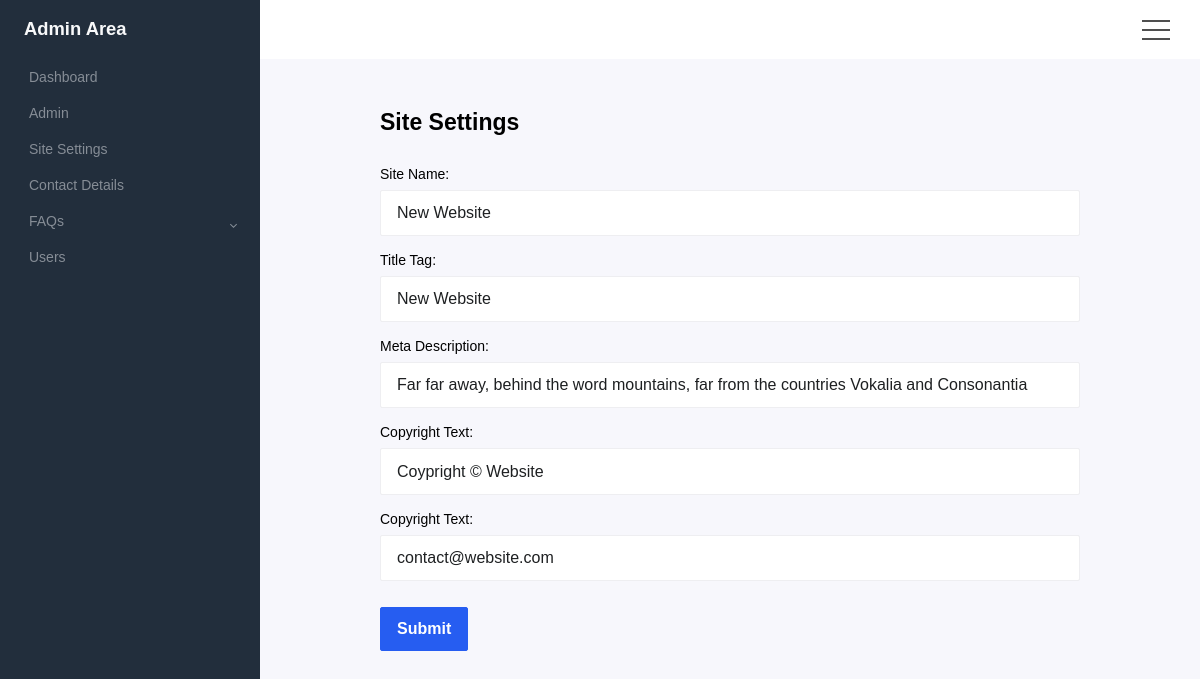
Screenshot of /admin/site-settings.php with the database file from the repository.
### tables this page shows
CREATE TABLE `site_settings` (
  `id` int NOT NULL,
  `sitename` varchar(255) DEFAULT NULL,
  `title_tag` varchar(255) DEFAULT NULL,
  `meta_description` varchar(255) DEFAULT NULL,
  `copyright_text` varchar(255) DEFAULT NULL,
  `contact` varchar(255) DEFAULT NULL
);

### Classes/Db.php (called while the page is built, shortened)
<?php
class Db {
    private $servername;
    private $username;
    private $password;
    private $dbname;
    public function con() {
        $config = require __DIR__ . '/../config.php';
        $server = $_SERVER['SERVER_NAME'];
        if($server == 'localhost') {
            $this->servername = $config['DB_SERVER_LOCAL'];
            $this->username = $config['DB_USER_LOCAL'];
            $this->password = $config['DB_PASS_LOCAL'];
            $this->dbname = $config['DB_NAME_LOCAL'];
        } else {
            $this->servername = $config['DB_SERVER_PROD'];
            $this->username = $config['DB_USER_PROD'];
            $this->password = $config['DB_PASS_PROD'];
            $this->dbname = $config['DB_NAME_PROD'];
        }
        try {
            $con = new \mysqli(
                $this->servername,
                $this->username,
                $this->password,
                $this->dbname
            );
            return $con;
        } catch (\Exception $e) {
            die("Connection error: " . $e->getMessage());
        }
        return $con;
    }
}

### Classes/SiteSettings.php (the view, shortened to what this page needs)
<?php
class SiteSettings extends Db {
    public function __construct() {
        $this->con = $this->con();
    }
    public function sitename() {
        $site_settings = $this->site_settings();
        $sitename = $site_settings['sitename'];
        return $sitename;
    }
    public function updateForm() {
        $site_settings = $this->site_settings();
        return "
        <form autocomplete='off' id='demo_form' class ='demo_form' method='POST'>
            <h4 class='form-title'>Site Settings</h4>
            <input type='hidden' name='update_site_settings' id='update_site_settings' value='true'>
            <div class ='mb-3'>
                <label class ='form-label' for='title'>Site Name: </label>
                <input type='text' name='sitename' id='sitename' class ='form-control' placeholder='Site Name' value='{$site_settings['sitename']}'>
            </div>
            <div class ='mb-3'>
                <label for='tags' class ='form-label'>Title Tag: </label>
                <input type='text' name='title_tag' id='title_tag' class ='form-control' placeholder='Title Tag' value='{$site_settings['title_tag']}'>
            </div>
            <div class ='mb-3'>
                <label for='tags' class ='form-label'>Meta Description: </label>
                <input type='text' name='meta_description' id='meta_description' class ='form-control' placeholder='Meta Description' value='{$site_settings['meta_description']}'>
            </div>
            <div class ='mb-3'>
                <label for='tags' class ='form-label'>Copyright Text: </label>
                <input type='text' name='copyright_text' id='copyright_text' class ='form-control' placeholder='Copyright Text' value='{$site_settings['copyright_text']}'>
            </div>
            <div class ='mb-3'>
                <label for='contact' class ='form-label'>Copyright Text: </label>
                <input type='text' name='contact' id='contact' class ='form-control' placeholder='Copyright Text' value='{$site_settings['contact']}'>
            </div>
            <div>
                <span style='margin-top: 10px;' onclick='return update_site_settings(event)' type='submit' class ='btn btn-primary'>Submit</span>
            </div>
            <div id='msg-response'></div>
        </form>";
    }
    public function site_settings() {
        $id = 1;
        $stmt = $this->con->prepare("SELECT * FROM site_settings WHERE id=?");
        $stmt->bind_param('i', $id);
        $stmt->execute();
        $result = $stmt->get_result();
        $data = $result->fetch_all(MYSQLI_ASSOC);
        if(isset($data)) {
            if(count($data) > 0) {
                foreach ($data as $row):
                    $site_settings = array (
                        'sitename' => $row['sitename'],
                        'title_tag' => $row['title_tag'],
                        'meta_description' => $row['meta_description'],
                        'copyright_text' => $row['copyright_text'],
                        'contact' => $row['contact']
                    );
                endforeach;
            }
        }
        return $site_settings;
    }
}

### admin/css/form.css (style rules this page uses)
.form-control { border-radius: .125rem!important; }
.form-control { display: block; width: 100%; height: calc(2.76rem + 2px); padding: .63rem 1rem; font-size: 1rem; font-weight: 400; line-height: 1.4; color: #1e2022; background-color: #fff; background-clip: padding-box; border: 1px solid #eeeef1; border-radius: .125rem; transition: border-color .15s ease-in-out,box-shadow .15s ease-in-out; }
.form-control::placeholder { color: #8b8e9f; opacity: 1 }
[type=button]:not(:disabled), [type=reset]:not(:disabled), [type=submit]:not(:disabled), button:not(:disabled) { cursor: pointer; }
.btn-primary { color: #fff !important; background-color: #265df1 !important; border-color: #265df1 !important; }
.btn { display: inline-block; font-weight: 600; color: #4a4e69; text-align: center; vertical-align: middle; -webkit-user-select: none; -moz-user-select: none; -ms-user-select: none; user-select: none; background-color: transparent; border: 1px solid transparent; padding: .63rem 1rem; font-size: 1rem; line-height: 1.4; border-radius: .125rem; transition: color .15s ease-in-out,background-color .15s ease-in-out,border-color .15s ease-in-out,box-shadow .15s ease-in-out; }

### admin/header.php (style rules this page uses)
* { margin: 0; padding: 0; box-sizing: border-box; }
body { font-size: 0.875rem; font-family: sans-serif; }

### admin/site-settings.php (style rules this page uses)
.admin-form-wrapper form { width: 100%; }
.form-title { font-weight: bold; margin-bottom: 30px; font-size: 23px; }
label { display: inline-block; margin-bottom: 0.5rem; }
.mb-3, .my-3 { margin-bottom: 1rem!important; }

### rows the page displays
site_settings: sitename "New Website", title_tag "New Website", meta_description "Far far away, behind the word mountains, far from the countries Vokalia and Consonantia", copyright_text "Coypright © Website", contact "contact@website.com"
